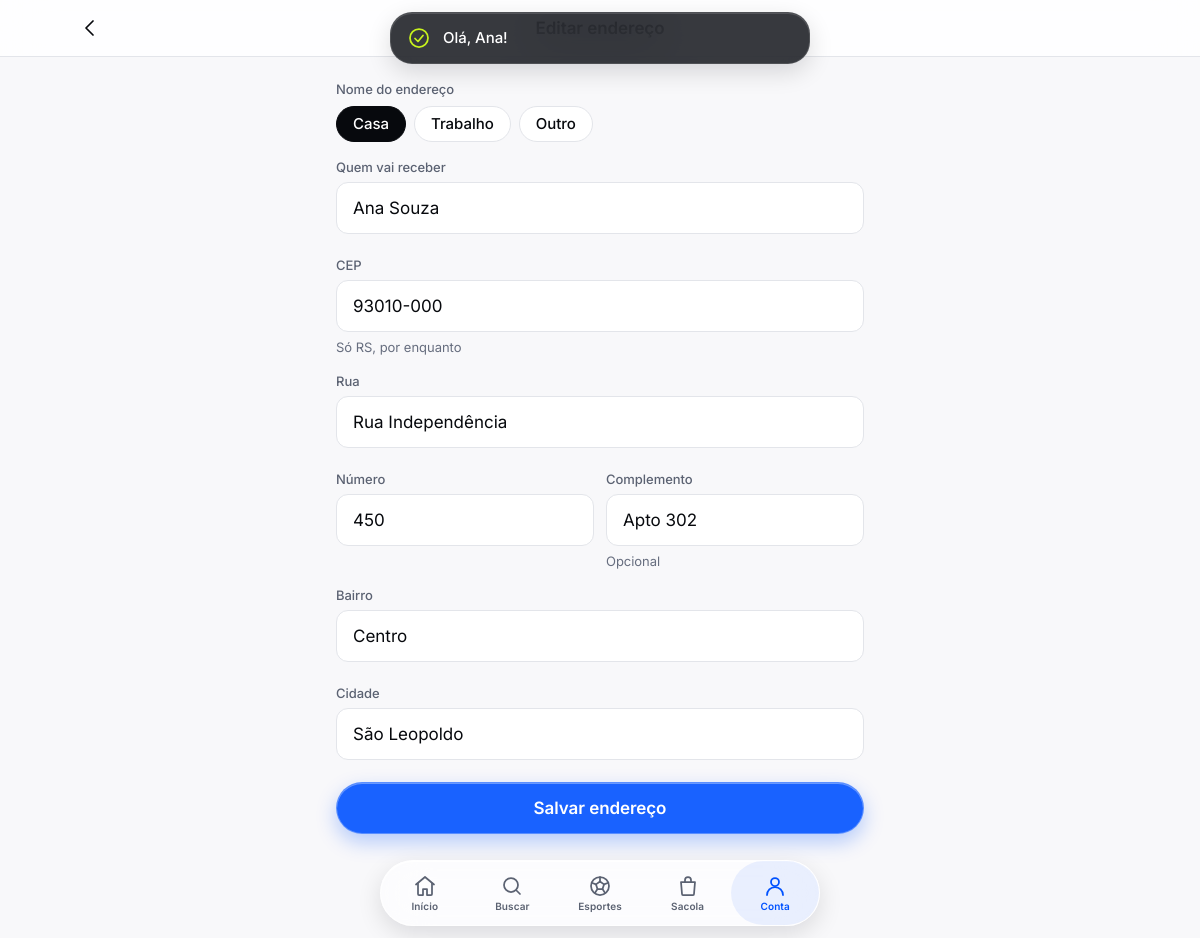
Page /conta/endereco.php?id=1 (signed in) on the committed database.
### tables this page shows
CREATE TABLE enderecos (
  id           INT UNSIGNED AUTO_INCREMENT PRIMARY KEY,
  cliente_id   INT UNSIGNED NOT NULL,
  apelido      VARCHAR(40)  NULL,  
  destinatario VARCHAR(120) NOT NULL,
  cep          CHAR(8)      NOT NULL,
  logradouro   VARCHAR(160) NOT NULL,
  numero       VARCHAR(20)  NOT NULL,
  complemento  VARCHAR(80)  NULL,
  bairro       VARCHAR(80)  NOT NULL,
  cidade       VARCHAR(80)  NOT NULL,
  uf           CHAR(2)      NOT NULL DEFAULT 'RS',
  principal    TINYINT(1)   NOT NULL DEFAULT 0,
  CONSTRAINT fk_endereco_cliente FOREIGN KEY (cliente_id) REFERENCES clientes (id) ON DELETE CASCADE
);

### includes/funcoes.php (called while the page is built, shortened)
<?php
function e(?string $texto): string
{
    return htmlspecialchars($texto ?? '', ENT_QUOTES | ENT_SUBSTITUTE, 'UTF-8');
}
function so_numeros(?string $texto): string
{
    return preg_replace('/\D+/', '', $texto ?? '');
}

### includes/db.php (called while the page is built)
<?php
function db(): PDO
{
    static $pdo = null;
    if ($pdo === null) {
        global $config;
        $dsn = sprintf(
            'mysql:host=%s;port=%d;dbname=%s;charset=utf8mb4',
            $config['db_host'],
            $config['db_porta'],
            $config['db_nome']
        );
        $pdo = new PDO($dsn, $config['db_usuario'], $config['db_senha'], [
            PDO::ATTR_ERRMODE            => PDO::ERRMODE_EXCEPTION,
            PDO::ATTR_DEFAULT_FETCH_MODE => PDO::FETCH_ASSOC,
            PDO::ATTR_EMULATE_PREPARES   => false,
        ]);
        $pdo->exec("SET time_zone = '" . (new DateTime())->format('P') . "'");
    }
    return $pdo;
}
function consulta(string $sql, array $parametros = []): PDOStatement
{
    $stmt = db()->prepare($sql);
    $stmt->execute($parametros);
    return $stmt;
}

### includes/conta.php (called while the page is built, shortened)
<?php
function cliente_logado(): ?array
{
    static $cache = [];
    $id = (int) ($_SESSION['cliente_id'] ?? 0);
    if (!array_key_exists($id, $cache)) {
        $cache[$id] = consulta('SELECT id, nome, email, cpf, telefone, criado_em FROM clientes WHERE id = ?', [$id])->fetch() ?: null;
    }
    return $cache[$id];
}
function exigir_login(): array
{
    $cliente = cliente_logado();
    return $cliente;
}
function endereco_do_cliente(int $cliente_id, int $id): ?array
{
    return consulta('SELECT * FROM enderecos WHERE id = ? AND cliente_id = ?', [$id, $cliente_id])->fetch() ?: null;
}

### includes/checkout.php (called while the page is built, shortened)
<?php
function formatar_cep(string $cep): string
{
    $n = so_numeros($cep);
    return strlen($n) === 8 ? substr($n, 0, 5) . '-' . substr($n, 5) : $cep;
}

### conta/endereco.php (the view, shortened to what this page needs)
<?php
$cliente = exigir_login();
$cid = (int) $cliente['id'];
$id = (int) ($_GET['id'] ?? 0);
$existente = $id ? endereco_do_cliente($cid, $id) : null;
$dados = $existente ?? [
    'apelido' => '', 'destinatario' => $cliente['nome'], 'cep' => '', 'logradouro' => '', 'numero' => '',
    'complemento' => '', 'bairro' => '', 'cidade' => '', 'principal' => 0,
];
$dados['complemento'] ??= '';
$erros = [];
$titulo = $existente ? 'Editar endereço' : 'Novo endereço';
pagina_inicio([
    'titulo' => $titulo,
    'aba'    => 'conta',
    'nav'    => ['titulo' => $titulo, 'voltar' => url('conta/enderecos.php')],
]);
?>
<div class="conteudo conteudo--leitura pilha-xl" style="padding-top: var(--spacing-lg)">
  <form class="pilha" method="post" data-validar novalidate>
    <div class="pilha-sm">
      <span class="campo__rotulo" id="rotulo-apelido">Nome do endereço</span>
      <div class="linha" style="flex-wrap: wrap" role="radiogroup" aria-labelledby="rotulo-apelido">
        <?php foreach (['Casa', 'Trabalho', 'Outro'] as $sugestao): ?>
          <label class="chip" for="apelido-<?= e($sugestao) ?>"><?= e($sugestao) ?></label>
        <?php endforeach; ?>
      </div>
    </div>
    <?= campo_texto('destinatario', 'Quem vai receber', $dados['destinatario'], $erros['destinatario'] ?? null,
        ['autocomplete' => 'name', 'required' => true, 'maxlength' => 120]) ?>
    <?= campo_texto('cep', 'CEP', $dados['cep'] ? formatar_cep($dados['cep']) : '', $erros['cep'] ?? null,
        ['inputmode' => 'numeric', 'autocomplete' => 'postal-code', 'required' => true, 'data-validar' => 'cep-rs', 'data-mascara' => 'cep', 'placeholder' => '93000-000'], 'Só RS, por enquanto') ?>
    <?= campo_texto('logradouro', 'Rua', $dados['logradouro'], $erros['logradouro'] ?? null,
        ['autocomplete' => 'address-line1', 'required' => true, 'maxlength' => 160]) ?>
    <div class="campos-lado-a-lado">
      <?= campo_texto('numero', 'Número', $dados['numero'], $erros['numero'] ?? null, ['inputmode' => 'numeric', 'required' => true, 'maxlength' => 20]) ?>
      <?= campo_texto('complemento', 'Complemento', $dados['complemento'], $erros['complemento'] ?? null, ['autocomplete' => 'address-line2', 'maxlength' => 80], 'Opcional') ?>
    </div>
    <?= campo_texto('bairro', 'Bairro', $dados['bairro'], $erros['bairro'] ?? null, ['required' => true, 'maxlength' => 80]) ?>
    <?= campo_texto('cidade', 'Cidade', $dados['cidade'], $erros['cidade'] ?? null, ['autocomplete' => 'address-level2', 'required' => true, 'maxlength' => 80]) ?>
    <button type="submit" class="botao botao--primary botao--bloco">Salvar endereço</button>
  </form>
</div>

### includes/componentes.php (shortened to what this page needs)
<?php
function icone(string $nome, string $classe = ''): string
{
    return '<svg class="icone ' . e($classe) . '" aria-hidden="true" focusable="false">'
         . '<use href="' . e(asset('img/icones.svg')) . '#i-' . e($nome) . '"></use></svg>';
}
function campo_texto(string $nome, string $rotulo, ?string $valor = '', ?string $erro = null, array $attrs = [], ?string $ajuda = null): string
{
    $id = 'campo-' . preg_replace('/[^a-z0-9_-]/i', '-', $nome);
    $attrs += ['type' => 'text'];
    $extras = '';
    foreach ($attrs as $chave => $v) {
        if ($v === true) {
            $extras .= ' ' . e($chave);
        } elseif ($v !== false && $v !== null) {
            $extras .= ' ' . e($chave) . '="' . e((string) $v) . '"';
        }
    }
    $texto_ajuda = $erro ?? $ajuda;
    return '<div class="campo' . ($erro ? ' campo--erro' : '') . '">'
         . '<label class="campo__rotulo" for="' . e($id) . '">' . e($rotulo) . '</label>'
         . '<input class="campo__entrada" id="' . e($id) . '" name="' . e($nome) . '" value="' . e($valor ?? '') . '"'
         . ' aria-describedby="' . e($id) . '-ajuda"' . ($erro ? ' aria-invalid="true"' : '') . $extras . '>'
         . '<span class="campo__ajuda" id="' . e($id) . '-ajuda" data-ajuda-original="' . e($ajuda ?? '') . '">' . e($texto_ajuda ?? '') . '</span>'
         . '</div>';
}

### assets/css/tokens.css (style rules this page uses)
:root { --blue-700: #0040C9; --blue-600: #0052FF; --blue-500: #2E6BFF; --blue-400: #5C8DFF; --blue-100: #E6EEFF; --lime-600: #A9D400; --lime-500: #C8F31D; --ink-950: #07090D; --ink-900: #0E1117; --ink-800: #161A22; --ink-700: #232834; --gray-600: #5B6272; --gray-500: #7C8394; --gray-400: #A3A9B6; --gray-300: #C9CDD5; --gray-200: #E3E5EA; --gray-100: #F1F2F5; --gray-50: #F8F8FA; --white: #FFFFFF; --green-500: #1FB86A; --orange-500: #FF8A00; --red-500: #F2394B; --color-bg-primary: var(--gray-50); --color-bg-secondary: var(--white); --color-bg-tertiary: var(--gray-100); --color-bg-elevated: var(--white); --color-bg-inverse: var(--ink-950); --color-text-primary: var(--ink-950); --color-text-secondary: var(--gray-600); --color-text-tertiary: #676E7F; --color-text-success: #107A44; --color-text-error: #CC2235; --color-text-on-brand: var(--white); --color-text-on-accent: var(--ink-950); --color-text-link: var(--blue-600); --color-text-inverse: var(--white); --color-brand-primary: var(--blue-600); --color-brand-pressed: var(--blue-700); --color-brand-subtle: var(--blue-100); --color-accent-primary: var(--lime-500); --color-accent-pressed: var(--lime-600); --color-border-default: var(--gray-200); --color-border-strong: var(--gray-300); --color-status-success: var(--green-500); --color-status-warning: var(--orange-500); --color-status-error: var(--red-500); --color-glass-fill: rgb(255 255 255 / 0.62); --color-glass-fill-thick: rgb(255 255 255 / 0.82); --color-glass-fill-dark: rgb(20 23 29 / 0.55); --color-glass-fill-tint: rgb(0 82 255 / 0.90); --color-glass-stroke: rgb(255 255 255 / 0.70); --color-glass-highlight: rgb(255 255 255 / 0.95); --color-overlay-scrim: rgb(0 0 0 / 0.32); --spacing-2xs: 2px; --spacing-xs: 4px; --spacing-sm: 8px; --spacing-md: 12px; --spacing-lg: 16px; --spacing-xl: 20px; --spacing-2xl: 24px; --spacing-3xl: 32px; --spacing-4xl: 40px; --spacing-5xl: 56px; --radius-sm: 8px; --radius-md: 12px; --radius-lg: 16px; --radius-xl: 22px; --radius-2xl: 28px; --radius-full: 999px; --font-family: "Inter", system-ui, -apple-system, "Segoe UI", Roboto, sans-serif; --glass-thin-blur: 12px; --glass-regular-blur: 24px; --glass-thick-blur: 40px; --glass-highlight-line: inset 0 1px 0 var(--color-glass-highlight); --shadow-glass-thin: 0 2px 8px rgb(7 9 13 / 0.08); --shadow-glass-regular: 0 8px 24px rgb(7 9 13 / 0.12); --shadow-glass-thick: 0 -8px 40px rgb(7 9 13 / 0.18); --shadow-card: 0 1px 2px rgb(7 9 13 / 0.04), 0 4px 12px rgb(7 9 13 / 0.06); --shadow-floating: 0 8px 24px rgb(7 9 13 / 0.14); --ease-padrao: cubic-bezier(0.25, 0.1, 0.25, 1); --duracao-curta: 160ms; --duracao-media: 300ms; --largura-app: 1080px; --largura-leitura: 560px; --altura-tab-bar: 64px; --area-segura-baixo: env(safe-area-inset-bottom, 0px); --area-segura-topo: env(safe-area-inset-top, 0px); }

### assets/css/base.css (style rules this page uses)
*, *::before, *::after { box-sizing: border-box; }
html { -webkit-text-size-adjust: 100%; text-size-adjust: 100%; -webkit-tap-highlight-color: transparent; }
body { margin: 0; min-height: 100dvh; font-family: var(--font-family); font-size: 16px; line-height: 24px; letter-spacing: -0.002em; color: var(--color-text-primary); background: var(--color-bg-primary); -webkit-font-smoothing: antialiased; -moz-osx-font-smoothing: grayscale; font-feature-settings: "cv11", "ss01"; }
img, svg { display: block; max-width: 100%; }
button, input, select, textarea { font: inherit; color: inherit; }
button { cursor: pointer; }
.conteudo { width: 100%; max-width: var(--largura-app); margin-inline: auto; padding-inline: var(--spacing-lg); }
.conteudo--leitura { max-width: var(--largura-leitura); }
.pilha { display: flex; flex-direction: column; gap: var(--spacing-lg); }
.pilha-sm { display: flex; flex-direction: column; gap: var(--spacing-sm); }
.pilha-xl { display: flex; flex-direction: column; gap: var(--spacing-3xl); }
.linha { display: flex; align-items: center; gap: var(--spacing-sm); }
.icone { width: 24px; height: 24px; flex-shrink: 0; fill: none; stroke: currentColor; stroke-width: 1.75; stroke-linecap: round; stroke-linejoin: round; }

### assets/css/telas.css (style rules this page uses)
label.chip { cursor: pointer; user-select: none; }

### rows in the picture
enderecos: apelido "Casa", destinatario "Ana Souza", logradouro "Rua Independência", numero "450", complemento "Apto 302", bairro "Centro", cidade "São Leopoldo"

### other values in the picture
$sugestao "Trabalho"
$sugestao "Outro"
$rotulo "Quem vai receber CEP Rua Número Complemento Bairro Cidade"
$texto_ajuda "Só RS, por enquanto Opcional"
$rotulo "Início"
$rotulo "Buscar"
$rotulo "Esportes"
$rotulo "Sacola"
$rotulo "Conta"
